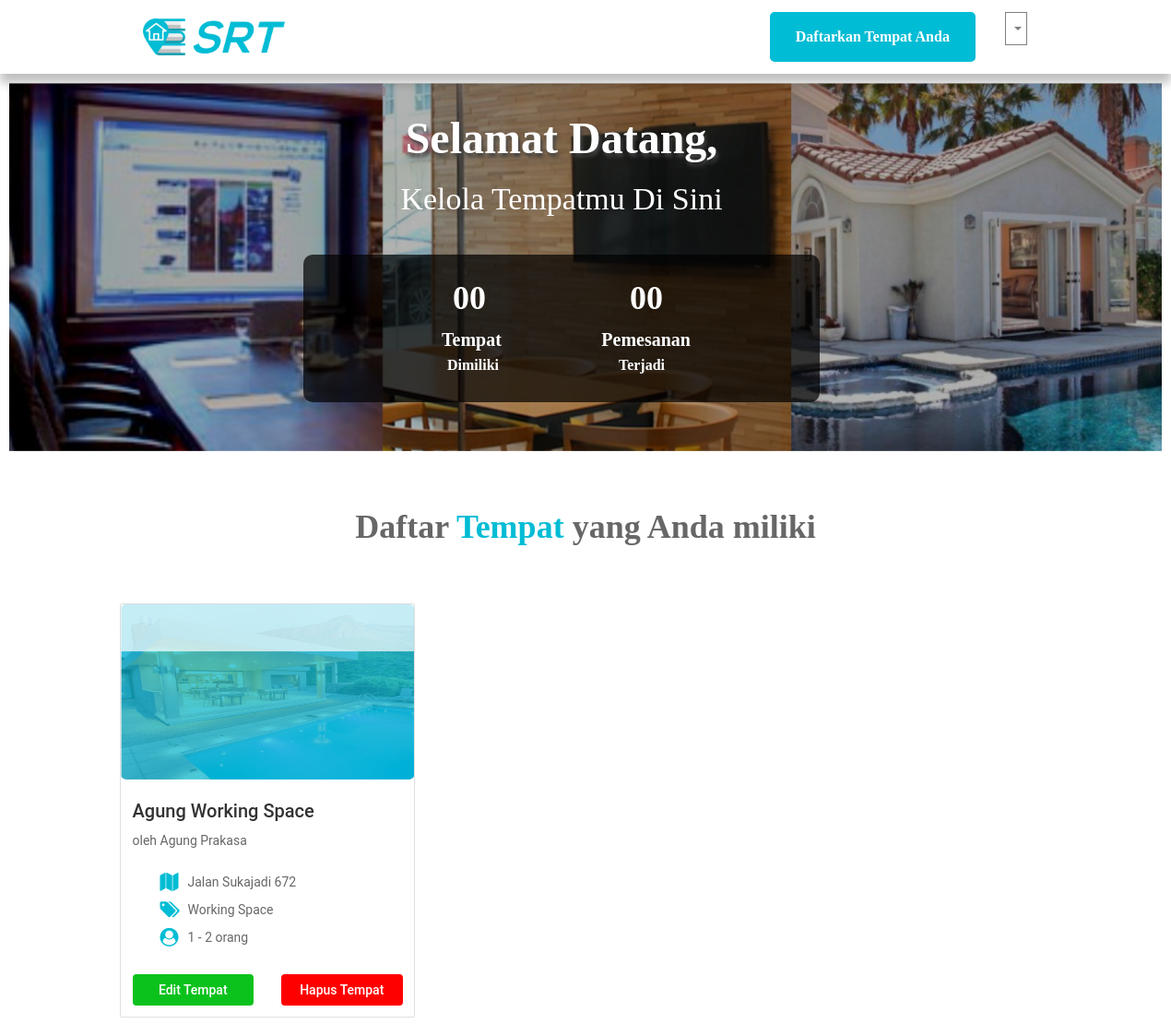
The app's page /index.php/pemilikControl/lihatTempat/1 (signed in) with its own data.
### tables this page shows
CREATE TABLE `tempat` (
  `idTempat` int(11) NOT NULL,
  `idPemilik` int(11) NOT NULL,
  `namaTempat` varchar(100) NOT NULL,
  `deskripsi` text NOT NULL,
  `kapasitas` enum('1 - 2 orang','3 - 5 orang','5 - 10 orang','10 - 15 orang','> 15 orang') NOT NULL,
  `provinsi` varchar(50) NOT NULL,
  `kota` varchar(50) NOT NULL,
  `kecamatan` varchar(50) NOT NULL,
  `alamat` text NOT NULL,
  `kategori` enum('Rumah/ Villa','Working Space','Meeting Room','') NOT NULL,
  `tarif` int(11) NOT NULL
);

CREATE TABLE `pemilik` (
  `idPemilik` int(11) NOT NULL,
  `namaPemilik` varchar(100) NOT NULL,
  `alamatPemilik` text NOT NULL,
  `email` varchar(30) NOT NULL,
  `username` varchar(255) NOT NULL,
  `password` varchar(255) NOT NULL
);

### application/controllers/pemilikControl.php (called while the page is built, shortened)
<?php
class pemilikControl extends CI_Controller {
    public function __construct()
    {
        $this->load->library('form_validation');
        $this->load->model('editPemilikModel');
        $this->load->model('tempatModel');
    }
    public function lihatTempat($id){
      $data['tempat'] = $this->tempatModel->getTempat2($id);
      $this->load->view('dashboardPemilik',$data);
    }
}

### index.php (called while the page is built, shortened)
<?php
require_once BASEPATH.'core/CodeIgniter.php';

### application/models/tempatModel.php (called while the page is built, shortened)
<?php
class tempatModel extends CI_Model {
    function getTempat2($id){
        $this->db->select("tempat.idTempat, pemilik.namaPemilik, tempat.namaTempat, tempat.deskripsi, tempat.kapasitas, tempat.provinsi, tempat.kota, tempat.kecamatan, tempat.alamat, tempat.kategori, tempat.tarif");
        $this->db->from("tempat");
        $this->db->join("pemilik","tempat.idPemilik = pemilik.idPemilik");
        $this->db->where("tempat.idPemilik",$id);
        $query = $this->db->get();
        if($query->num_rows() != 0){
            return $query->result();
        }else{
            return false;
        }
    }
    function countTempat($id){
        $this->db->select('count(idPemilik)as "pemCount"');
        $this->db->from('tempat');
        $this->db->where('idPemilik =', $id);
        $query = $this->db->get();
        return $query->result_array();
    }
    function countPemesanan($id){
        $this->db->select('count(reservasi.idTempat)as "temCount"');
        $this->db->from('reservasi');
        $this->db->join("tempat","tempat.idTempat = reservasi.idTempat");
        $this->db->where('tempat.idPemilik =', $id);
        $query = $this->db->get();
        return $query->result_array();
    }
}

### application/views/dashboardPemilik.php (the view, shortened to what this page needs)
<?php $this->load->view('page_header_pem')?>
<div class="bungkus">
    <img class="nav-justified" src="<?= base_url('assets/img/bg-main.png')?>">
    <div class="example">
      <?php
        $myvalue = $this->session->userdata('namaPemilik');
        $arr = explode(' ',trim($myvalue)); ?>
      <h2 class="bingung">Selamat Datang, <?= $arr[0]?></h2>
      <h4 class="bingung2">Kelola Tempatmu Di Sini</h4>
        <br>
      <div class="kotakCari" style="padding-top: 25px; padding-bottom: 20px; padding-right: 140px; padding-left: 150px">
        <table>
          <tr>
            <td>
              <?php
                $ci =& get_instance();
                $data = $ci->tempatModel->countTempat($this->session->userdata('idPemilik'));
                foreach($data as $d){
              ?>
              <div class="d-flex justify-content-start">
                <p style="font-family: Sunflower; font-style: normal; font-weight: bold; font-size: 36px; line-height: 45px; margin-left: 12px; color: white">0<?= $d['pemCount']?></p>
              </div>
              <?php }?>
            </td>
            <td>
              <?php
                $ci =& get_instance();
                $data = $ci->tempatModel->countPemesanan($this->session->userdata('idPemilik'));
                foreach($data as $s){
              ?>
              <div class="d-flex justify-content-end">
                <p style="font-family: Sunflower; font-style: normal; font-weight: bold; font-size: 36px; line-height: 45px; margin-right: 30px; color: white">0<?= $s['temCount']?></p>
              </div>
              <?php }?>
            </td>
          </tr>
        </table>
        <table>
          <tr>
            <td>
              <div class="d-flex justify-content-start">
                <p style="font-family: Sunflower; font-style: normal; font-weight: bold; font-size: 20px; line-height: 25px;color: white">Tempat</p>
              </div>
            </td>
            <td>
              <div class="d-flex justify-content-end">
                <p style="font-family: Sunflower; font-style: normal; font-weight: bold; font-size: 20px; line-height: 25px;color: white">Pemesanan</p>
              </div>
            </td>
          </tr>
        </table>
        <table>
          <tr>
            <td>
              <div class="d-flex justify-content-start">
                <p style="font-family: Sunflower; font-style: normal; font-weight: bold; font-size: 16px; line-height: 10px;color: white; margin-left: 6px">Dimiliki</p>
              </div>
            </td>
            <td>
              <div class="d-flex justify-content-end">
                <p style="font-family: Sunflower; font-style: normal; font-weight: bold; font-size: 16px; line-height: 8px;color: white; margin-right: 28px;">Terjadi</p>
              </div>
            </td>
          </tr>
        </table>
      </div>
    </div>
  </div>
  <div class="listTempat">
    <div class="labelTempat">
      <h2 class="labelReko1">Daftar <span style="color: #00BCD4;">Tempat</span> yang Anda miliki</h2>
    </div>
  </div>
  <div class="row" style="width:1130px; height: auto; margin-left:130px; margin-right: 130px;margin-top: 50px">
    <div class="card-columns">
      <?php
      if(!empty($tempat)){
      foreach ($tempat as $row) {?>
        <div class="card" style="width:320px; height:auto;margin-bottom: 20px">
          <img class="card-img-top img-fluid" src="<?= base_url('assets/img/daftarSRT.png')?>" alt="Card image" style="width:100%; height: 190px;">
          <div class="card-body">
            <h4 class="card-title" style="font-family: Roboto;font-style: normal;font-weight: 500;font-size: 20px;line-height: 23px;"><?= $row->namaTempat?></h4>
            <h5 class="card-title" style="font-family: Roboto; font-style: normal; font-weight: normal; font-size: 14px; line-height: 20px;color: #676767">oleh <?= $row->namaPemilik?></h5>
            <div style="margin-left: 30px;margin-right: 30px">
              <div class="row" style="margin-bottom: 10px;margin-top: 25px">
                <div class="col-1"><i class="fa fa-map" aria-hidden="true" style="color:#00BCD4;font-size:20px"></i></div>
                <div class="col-10" style="font-family: Roboto; font-style: normal; font-weight: normal; font-size: 14px; line-height: 20px;color: #676767"><?= $row->alamat?></div>
              </div>
              <div class="row" style="margin-bottom: 10px">
                <div class="col-1"><i class="fa fa-tags" aria-hidden="true" style="color:#00BCD4;font-size:20px"></i></div>
                <div class="col-10" style="font-family: Roboto; font-style: normal; font-weight: normal; font-size: 14px; line-height: 20px;color: #676767"><?= $row->kategori?></div>
              </div>
              <div class="row" style="margin-bottom: 30px">
                <div class="col-1"><i class="fa fa-user-circle" aria-hidden="true" style="color:#00BCD4;font-size:20px"></i></div>
                <div class="col-10" style="font-family: Roboto; font-style: normal; font-weight: normal; font-size: 14px; line-height: 20px;color: #676767"><?= $row->kapasitas?></div>
              </div>
            </div>
            <div class="row">
              <div class="col">
                <a href="<?= base_url('index.php/pemilikControl/editTempatForm/')?><?= $row->idTempat?>" class="btn btn-primary" style="width: 100%; background-color: #0BC21D; border:none; padding:10px"><span style="font-family: Roboto; font-style: normal; font-weight: 500; font-size: 14px; line-height: 14px;">Edit Tempat</span> </a>
              </div>
              <div class="col"><a class="btn btn-primary" onclick="confirmHapus(<?= $row->idTempat?>)" style="width: 100%; background-color: red; border:none; padding:10px"><span style="color: white; font-family: Roboto; font-style: normal; font-weight: 500; font-size: 14px; line-height: 14px;">Hapus Tempat</span></a></div>
            </div>
          </div>
        </div>
  <?php
  }}?>
</div>
</body>
</html>

### application/views/page_header_pem.php (shortened to what this page needs)
<html>
<head>
    <link rel="stylesheet" href="<?= base_url('assets/css/bootstrap-4.2.1.css')?>"/>
    <link rel="stylesheet" href="<?= base_url('assets/css/style.css')?>"/>
    <link rel="stylesheet" href="<?= base_url('assets/css/editForm.css')?>"/>
    <link rel="stylesheet" href="https://cdnjs.cloudflare.com/ajax/libs/font-awesome/4.7.0/css/font-awesome.css">
    <link rel="stylesheet" href="https://maxcdn.bootstrapcdn.com/bootstrap/3.4.0/css/bootstrap.min.css">
</head>
<body>
<div style="width:100%">
  <nav class="navbar navbar-fixed-top navbar-expand-sm navbar-light atas" style="background-color: #ffffff; height: 80px">
    <a class="navbar-brand" href="<?= base_url('index.php/pemilikControl/lihatTempat/')?><?=$this->session->userdata('idPemilik')?>"><img src="<?= base_url('assets/img/icon-Logo.png')?>" height="40" style="margin-top: -10px;margin-left: 130px"/></a>
    <ul class="navbar-nav ml-auto">
      <li class="nav-item">
        <a class="btnDaftarTmp" href="<?= base_url('index.php/pemilikControl/tambahTempatForm')?>">Daftarkan Tempat Anda</a>
      </li>
      <li class="nav-item dropdown">
        <a class="nav-link dropdown-toggle" href="#" id="navbardrop" data-toggle="dropdown" style="margin-right:130px"></a>
      </li>
    </ul>
  </nav>

### assets/css/style.css (style rules this page uses)
* { margin: 0; padding: 0; }
.nav-item { margin-left: 16px; margin-right: 16px; }
table { width:100%; }
.atas { Box-shadow: 0px 10px 10px rgba(0, 0, 0, 0.25); }

### assets/css/editForm.css (style rules this page uses)
.bungkus { background-color: white; width: 100%; height: auto; padding: 10px; }
.nav-link { color: #00BCD4; border-style: solid; border-width: 1px; font-weight: 550; font-size:16px; }
.btnDaftarTmp:link, .btnDaftarTmp:visited { background-color: #00BCD4; color: white; padding: 14px 25px; text-align: center; text-decoration: none; display: inline-block; font-family: Sunflower; font-style: normal; font-weight: bold; font-size: 16px; line-height: 20px; border-radius: 5px; border-style: solid; border-color: #00BCD4; }

### application/views/page_header_pem.php (style rules this page uses)
body { overflow-x:hidden; }
.bungkus { width: 100%; position: relative; margin-top:80px; }
.example { position: absolute; bottom: 15%; right: 30%; text-align: center; }
.bingung { font-family: Sunflower; font-style: normal; font-weight: bold; font-size: 48px; color: #FFFFFF; text-shadow: 2px 4px 4px #424242; }
.bingung2 { font-family: Sunflower; font-style: normal; font-weight: 500; font-size: 34px; line-height: 60px; color: #FFFFFF; }
.kotakCari { width: 560px; height: 160px; left: 195px; top: 356px; background: rgba(0, 0, 0, 0.7); border-radius: 10px; }
.listTempat { padding-left: 135px; padding-right: 135px; }
.labelReko1 { font-family: Sunflower; font-style: normal; font-weight: bold; font-size: 36px; line-height: 45px; color: #676767; }
.labelTempat { margin-top: 50px; text-align: center; }
.atas { box-shadow: 0px 10px 10px rgba(0, 0, 0, 0.25); }

### records on screen
tempat: namaTempat "Agung Working Space", idPemilik.namaPemilik "Agung Prakasa", alamat "Jalan Sukajadi 672", kategori "Working Space", kapasitas "1 - 2 orang", $row->idTempat 1 (drawn)

### other values on screen
$d['pemCount'] "0"
$s['temCount'] "0"
